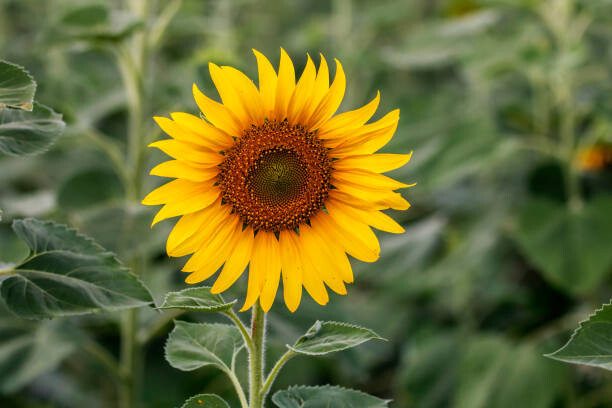
#> input picture canvas-print-sunflower-natural-background-sunflower-blooming-close-up-i228134.jpg, 612 x 408 px, found by its file name
$ jupyter execute class_7.ipynb
#> lines starting #> are read from the running program, lines starting #| are printed output that depends on the picture; after the words box and inside, x2 and y2 are one past the last pixel; in counts of white or black regions, pixels touching at a corner belong together
<a href="https://colab.research.google.com/github/dewshishir/new-practice/blob/main/class_7.ipynb" target="_parent"></a>

[cell 1]
import cv2 as cv
import numpy as np
import matplotlib.pyplot as plt

[cell 2]
input_image_path = '/content/drive/MyDrive/train/canvas-print-sunflower-natural-background-sunflower-blooming-close-up-i228134.jpg'

[cell 3]
Image = cv.imread(input_image_path)
#> Image is the input picture: shape (408, 612, 3); mean B, G, R 52.3, 108.6, 106.9
img_rgb = cv.cvtColor(Image, cv.COLOR_BGR2RGB)
img_hsv = cv.cvtColor(img_rgb, cv.COLOR_RGB2HSV) #hsv te niye jacchi ekta karonei ta holo colour gulo jeno ekta channel e thake
#> img_hsv: shape (408, 612, 3); mean H, S, V 40.6, 129.6, 120.3

plt.subplot(1, 2, 1)
plt.imshow(img_rgb)
plt.subplot(1, 2, 2)
plt.imshow(img_hsv)
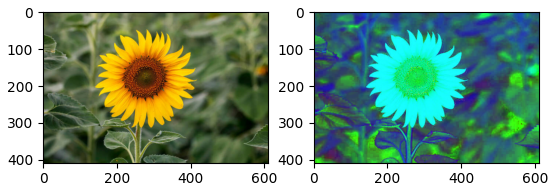
#> figure drawn by matplotlib, 2 panels

[cell 4]
lower_yellow = np.array([20, 100, 100])
upper_yellow = np.array([30, 255, 255])

thresholded = cv.inRange(img_hsv, lower_yellow, upper_yellow)
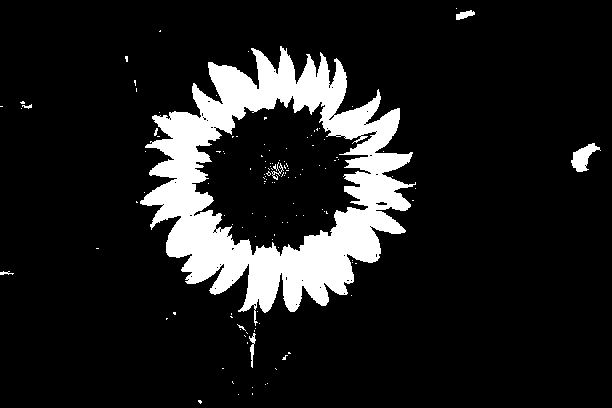
#> thresholded: shape (408, 612); 12.2% white; 127 white regions (120 under 20 px), largest, box (x1, y1, x2, y2) and area: (140, 46, 416, 326) 29368, (571, 143, 601, 172) 420, (456, 10, 475, 20) 110
#binary masak
plt.figure(figsize=(10, 10))

plt.subplot(1, 2, 1)
plt.imshow(img_rgb)
plt.title('Original Image')

plt.axis('off')

plt.subplot(1, 2, 2)
plt.imshow(thresholded, cmap='gray')
plt.title('mask')
plt.axis('off')

plt.tight_layout()
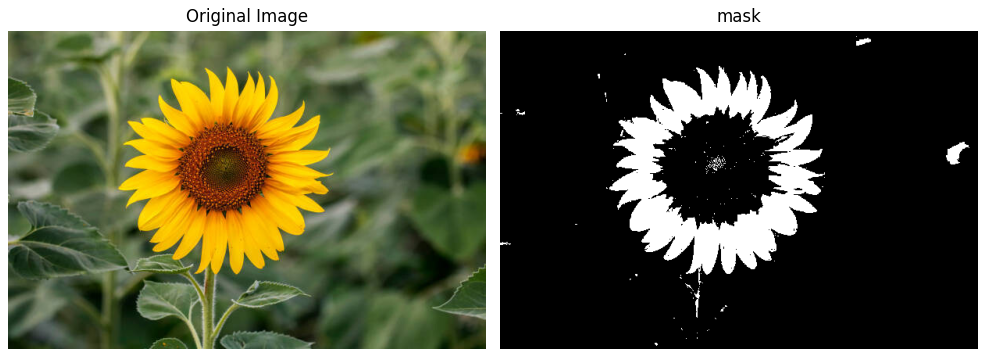
#> figure drawn by matplotlib, 2 panels

[cell 5]
height, width ,ch = Image.shape
#> height = 408; width = 612; ch = 3
print(height, width)
#| 408 612
mask = np.zeros((height, width), dtype=np.uint8)
#roi region of interest
square_size = 100
top_left_x = (width - square_size) // 2
#> top_left_x = 256
top_left_y = (height - square_size) // 2
#> top_left_y = 154

mask[top_left_y:top_left_y + square_size ,top_left_x:top_left_x + square_size] = 255

[cell 6]
print(mask[top_left_y:top_left_y + square_size ,top_left_x:top_left_x + square_size])
#> (printed output is left out)

[cell 7]
mask[top_left_y-square_size:top_left_y + square_size ,top_left_x:top_left_x + square_size]

[cell 8]
print(mask[top_left_y-square_size:top_left_y + square_size ,top_left_x:top_left_x + square_size])
#> (printed output is left out)

[cell 9]
plt.imshow(mask, cmap='gray')
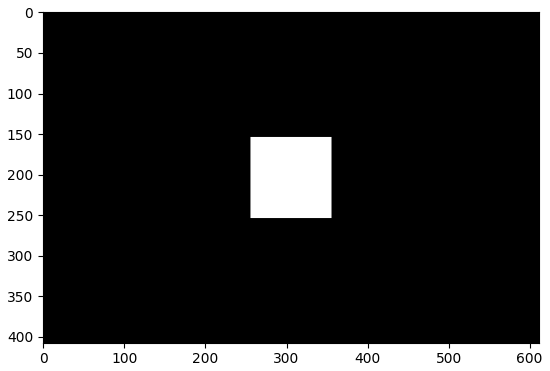
#> figure drawn by matplotlib, 1 panel

[cell 10]
mask.shape

[cell 11]
mask_rgb = cv.cvtColor(mask, cv.COLOR_GRAY2RGB)
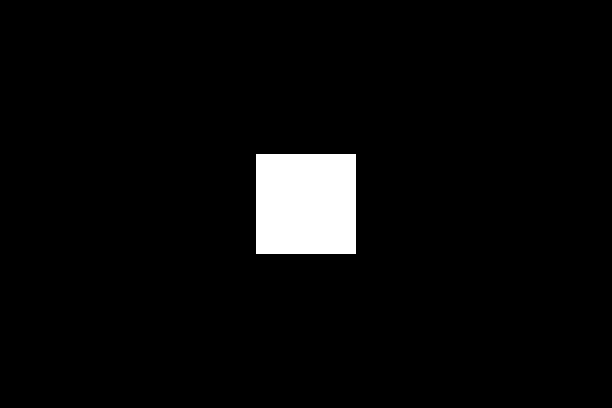
#> mask_rgb: shape (408, 612, 3); 4% white; 1 white region, box (x1, y1, x2, y2) and area: (256, 154, 356, 254) 10000
plt.imshow(mask_rgb)

[cell 12]
print(mask_rgb.shape)
#| (408, 612, 3)

[cell 13]
masked_image = cv.bitwise_and(Image,mask_rgb)
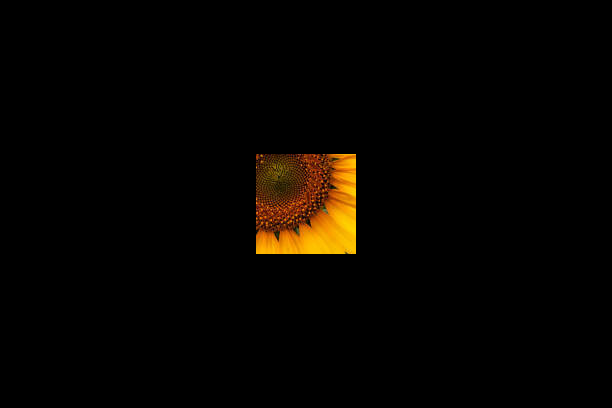
#> masked_image: shape (408, 612, 3); mean B, G, R 0.3, 3.7, 6.4
plt.imshow(masked_image)

[cell 14]
masked_image = cv.bitwise_and(img_rgb,mask_rgb)
plt.imshow(masked_image)
